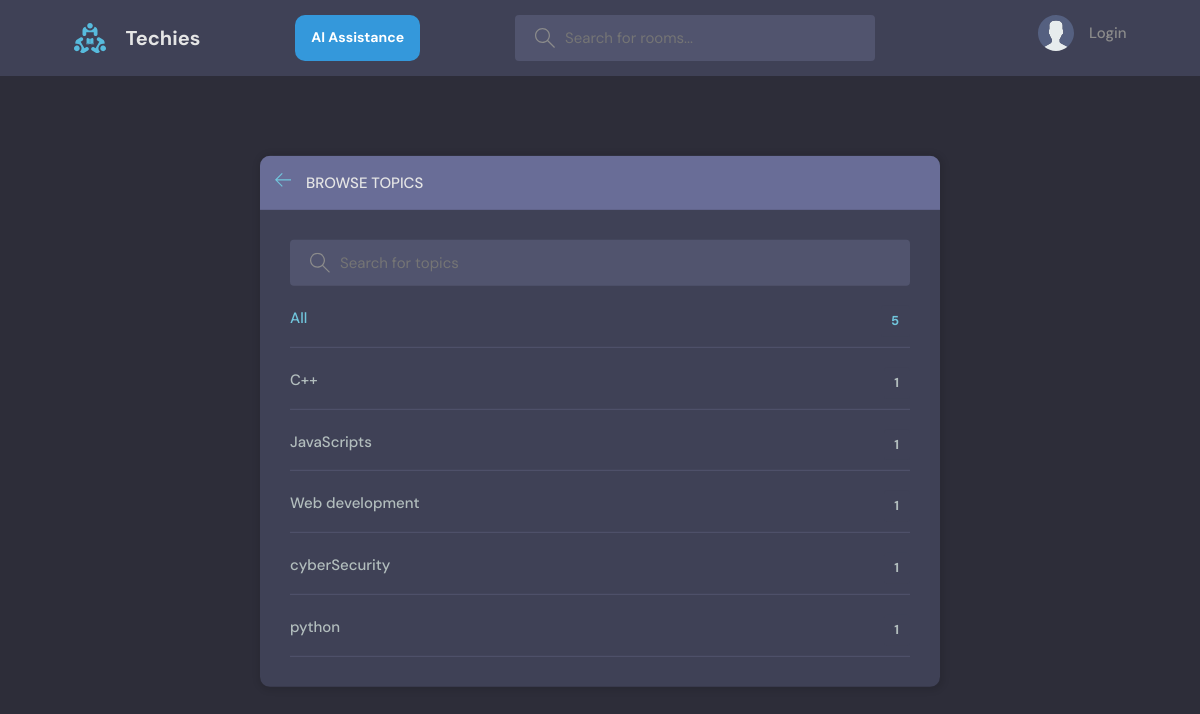
/topics/, run on an earlier commit of the app's database.
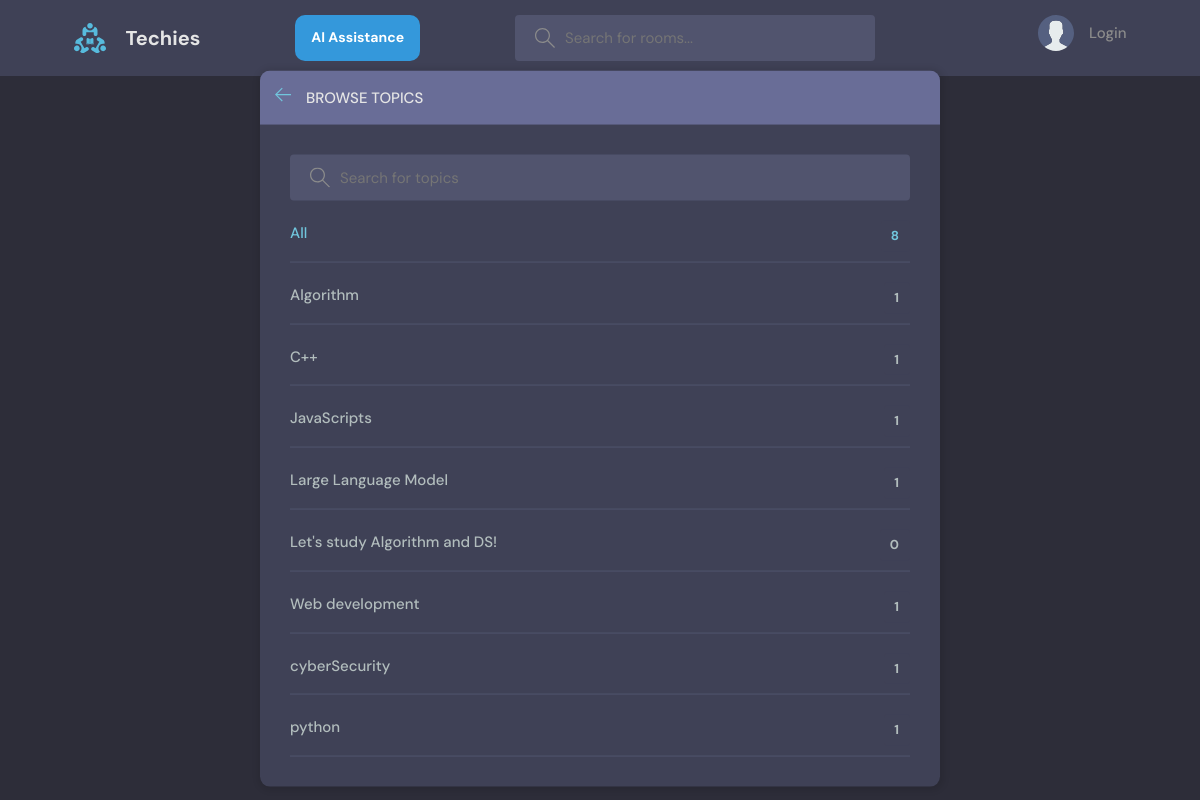
And on a later commit of the database.
### base/models.py (models this page shows, shortened)
class Topic(models.Model):
    name = models.CharField(max_length=200)

### base/views.py (the view)
# urls.py: path('topics/', views.topicPage, name="topics"),
def topicPage(request):
    q = request.GET.get('q') if request.GET.get('q') != None else ''
    topics = Topic.objects.filter(name__icontains=q).order_by('name')
    return render(request, 'base/topics.html', {'topics':topics})

### base/templates/base/topics.html (shortened to what this page needs)
{% extends 'main.html' %}
{% block content %}
    <main class="create-room layout">
      <div class="container">
        <div class="layout__box">
          <div class="layout__boxHeader">
            <div class="layout__boxTitle">
              <a href="{% url 'home' %}">
                <svg version="1.1" xmlns="http://www.w3.org/2000/svg" width="32" height="32" viewBox="0 0 32 32">
                  <title>arrow-left</title>
                  <path
                    d="M13.723 2.286l-13.723 13.714 13.719 13.714 1.616-1.611-10.96-10.96h27.625v-2.286h-27.625l10.965-10.965-1.616-1.607z"
                  ></path>
                </svg>
              </a>
              <h3>Browse Topics</h3>
            </div>
          </div>
          <div class="topics-page layout__body">
            <form action="" method="GET" class="header__search">
              <label>
                <input name='q' placeholder="Search for topics" />
              </label>
            </form>
            <ul class="topics__list">
              <li>
                <a href="{% url 'topics' %}" class="active">All <span>{{topics.count}}</span></a>
              </li>
              {% for topic in topics %}
              <li>
                <a href="{% url 'home' %}?q={{topic.name}}">{{ topic.name }} <span>{{topic.room_set.all.count}}</span></a>
              </li>
              {% endfor %}
            </ul>
          </div>
        </div>
      </div>
    </main>
    {% endblock content %}

What changed in the data, as far as the page shows it:
added Topic: name "Algorithm", room_set.all.count "1"
added Topic: name "Large Language Model", room_set.all.count "1"
added Topic: name "Let's study Algorithm and DS!", room_set.all.count "0"
Also different on the page:
{{ topics.count }}: "5" → "8"
